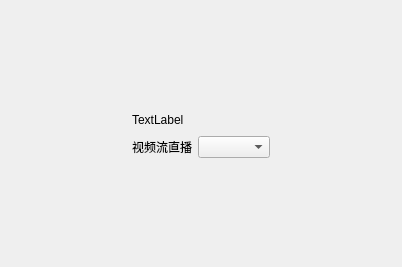
<?xml version="1.0" encoding="UTF-8"?>
<ui version="4.0">
 <class>MainPage</class>
 <widget class="QWidget" name="MainPage">
  <property name="windowModality">
   <enum>Qt::NonModal</enum>
  </property>
  <property name="geometry">
   <rect>
    <x>0</x>
    <y>0</y>
    <width>402</width>
    <height>267</height>
   </rect>
  </property>
  <property name="sizePolicy">
   <sizepolicy hsizetype="Expanding" vsizetype="Expanding">
    <horstretch>0</horstretch>
    <verstretch>0</verstretch>
   </sizepolicy>
  </property>
  <property name="mouseTracking">
   <bool>false</bool>
  </property>
  <property name="windowTitle">
   <string>Form</string>
  </property>
  <layout class="QFormLayout" name="formLayout">
   <item row="0" column="0" colspan="2">
    <layout class="QGridLayout" name="gridLayout">
     <item row="3" column="1">
      <spacer name="verticalSpacer">
       <property name="orientation">
        <enum>Qt::Vertical</enum>
       </property>
       <property name="sizeHint" stdset="0">
        <size>
         <width>20</width>
         <height>20</height>
        </size>
       </property>
      </spacer>
     </item>
     <item row="1" column="3">
      <spacer name="horizontalSpacer_2">
       <property name="orientation">
        <enum>Qt::Horizontal</enum>
       </property>
       <property name="sizeHint" stdset="0">
        <size>
         <width>20</width>
         <height>20</height>
        </size>
       </property>
      </spacer>
     </item>
     <item row="1" column="0">
      <spacer name="horizontalSpacer">
       <property name="orientation">
        <enum>Qt::Horizontal</enum>
       </property>
       <property name="sizeHint" stdset="0">
        <size>
         <width>20</width>
         <height>20</height>
        </size>
       </property>
      </spacer>
     </item>
     <item row="1" column="1">
      <widget class="QLabel" name="liveStream">
       <property name="text">
        <string>TextLabel</string>
       </property>
      </widget>
     </item>
     <item row="0" column="1">
      <spacer name="verticalSpacer_2">
       <property name="orientation">
        <enum>Qt::Vertical</enum>
       </property>
       <property name="sizeHint" stdset="0">
        <size>
         <width>20</width>
         <height>20</height>
        </size>
       </property>
      </spacer>
     </item>
     <item row="2" column="1">
      <layout class="QHBoxLayout" name="horizontalLayout">
       <item>
        <widget class="QLabel" name="label">
         <property name="text">
          <string>视频流直播</string>
         </property>
        </widget>
       </item>
       <item>
        <widget class="QComboBox" name="liveType"/>
       </item>
      </layout>
     </item>
    </layout>
   </item>
  </layout>
 </widget>
 <resources/>
 <connections/>
</ui>
